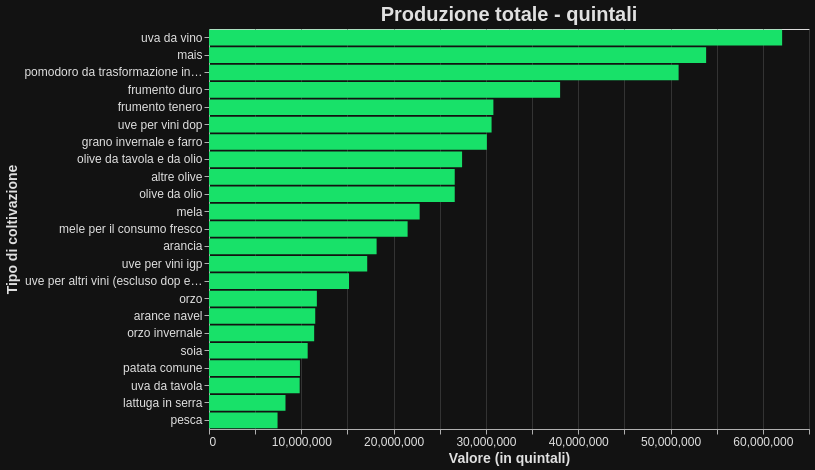

Express this chart as Vega-Lite.
### Vega-Lite specification from a JSON file in a GitHub repository (floating-point values rounded to 4 significant figures; data arrays with more than 128 entries replaced by an {"elided": "..."} marker saying what was removed)
{"$schema": "https://vega.github.io/schema/vega-lite/v5.17.0.json", "config": {"axis": {"domainColor": "#B0B0B0", "gridColor": "#333333", "labelColor": "#E0E0E0", "labelFontSize": 12, "tickColor": "#B0B0B0", "titleColor": "#E0E0E0", "titleFontSize": 14}, "background": "#121212", "legend": {"labelColor": "#E0E0E0", "titleColor": "#E0E0E0"}, "mark": {"color": "#1f77b4"}, "title": {"color": "#E0E0E0", "fontSize": 20}}, "data": {"name": "data-7f3299b7ffe30991b731327090d72c15"}, "datasets": {"data-7f3299b7ffe30991b731327090d72c15": {"elided": "339 records"}}, "encoding": {"opacity": {"condition": {"param": "param_18", "value": 1}, "value": 0.2}, "tooltip": [{"field": "Tipo di coltivazione", "type": "nominal"}, {"field": "Valore (in quintali)", "type": "quantitative"}], "x": {"field": "Valore (in quintali)", "title": "Valore (in quintali)", "type": "quantitative"}, "y": {"field": "Tipo di coltivazione", "sort": "-x", "title": "Tipo di coltivazione", "type": "nominal"}}, "height": 400, "mark": {"color": "#18E169", "type": "bar"}, "params": [{"bind": {"input": "select", "name": " ", "options": [2023.0, 2022.0, 2021.0, 2020.0, 2019.0, 2018.0, 2017.0, 2016.0, 2015.0, 2014.0, 2013.0, 2012.0, 2011.0, 2010.0, 2009.0, 2008.0, 2007.0, 2006.0]}, "name": "param_18", "select": {"fields": ["TIME"], "type": "point"}, "value": 2023}], "title": "Produzione totale - quintali", "transform": [{"filter": {"param": "param_18"}}], "width": 600}
